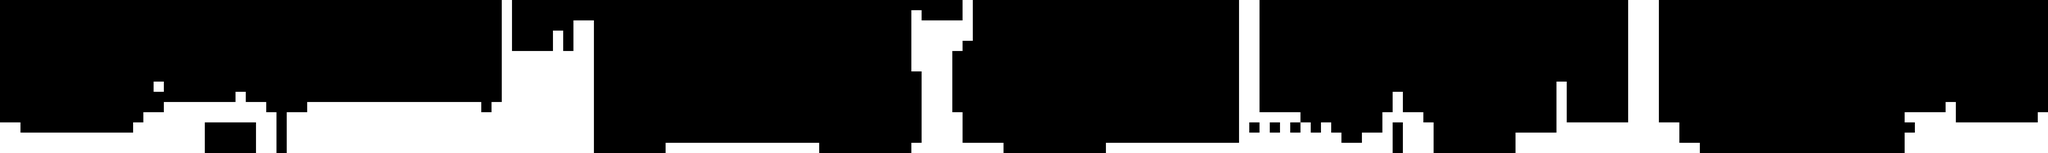

Tiled map render using the project's own tile images. Description and the whole map definition, tile-layer contents included, below:
An orthogonal 200x15 tile map with 32x32 px tiles, 1 tile layer (タイル・レイヤー1).

<map version="1.0" orientation="orthogonal" width="200" height="15" tilewidth="32" tileheight="32">
 <tileset firstgid="1" name="mapchip" tilewidth="32" tileheight="32">
  <image source="mapchip.bmp" width="64" height="32" />
 </tileset>
 <layer name="タイル・レイヤー1" width="200" height="15">
  <data encoding="csv">
0,0,0,0,0,0,0,0,0,0,0,0,0,0,0,0,0,0,0,0,0,0,0,0,0,0,0,0,0,0,0,0,0,0,0,0,0,0,0,0,0,0,0,0,0,0,0,0,0,1,0,0,0,0,0,0,0,0,0,0,0,0,0,0,0,0,0,0,2,2,2,2,2,0,0,0,0,0,0,0,0,0,0,0,0,0,0,0,0,0,0,0,0,0,1,0,0,0,0,0,0,0,0,0,0,0,0,0,0,0,0,0,0,0,0,0,0,0,0,0,0,1,1,0,0,0,0,0,0,0,0,0,0,0,0,0,0,0,0,0,0,2,2,2,2,2,0,0,0,0,0,0,0,0,0,0,0,0,0,1,1,1,0,0,0,0,0,0,0,0,0,0,0,0,0,0,0,0,0,0,0,0,0,0,0,0,0,0,0,0,0,0,0,0,0,0,0,0,0,0,
0,0,0,0,0,0,0,0,0,0,0,0,0,0,0,0,0,0,0,0,0,0,0,0,0,0,0,0,0,0,0,0,0,0,0,0,0,0,0,0,0,0,0,0,0,0,0,0,0,1,0,0,0,0,0,0,0,0,0,0,0,0,0,0,0,0,0,0,2,2,2,2,2,0,2,0,0,0,0,0,0,0,0,0,0,0,0,0,0,1,0,0,0,0,1,0,0,0,0,0,0,0,0,0,0,0,0,0,0,0,0,0,0,0,0,0,0,0,0,0,0,1,1,0,0,0,0,0,0,0,0,0,0,0,0,0,0,0,0,0,0,2,2,2,2,2,0,0,0,0,0,0,0,0,0,0,0,0,0,1,1,1,0,0,0,0,0,0,0,0,0,0,0,0,0,0,0,0,0,0,0,0,0,0,0,0,0,0,0,0,0,0,0,0,0,0,0,0,0,0,
0,0,0,0,0,0,0,0,0,0,0,0,0,0,0,0,0,0,0,0,0,0,0,0,0,0,0,0,0,0,0,0,0,0,0,0,0,0,0,0,0,0,0,0,0,0,0,0,0,1,0,0,0,0,0,0,1,1,0,0,0,0,0,0,0,0,0,0,2,2,2,2,2,2,2,0,0,0,0,0,0,0,0,0,0,0,0,0,0,1,1,1,1,1,1,0,0,0,0,0,0,0,0,0,0,0,0,0,0,0,0,0,0,0,0,0,0,0,0,0,0,1,1,0,0,0,0,0,0,0,0,0,0,0,0,0,0,0,0,0,0,2,2,2,2,0,0,0,0,0,0,0,0,0,0,0,0,0,0,1,1,1,0,0,0,0,0,0,0,0,0,0,0,0,0,0,0,0,0,0,0,0,0,0,0,0,0,0,0,0,0,0,0,0,0,0,0,0,0,0,
0,0,0,0,0,0,0,0,0,0,0,0,0,0,0,0,0,0,0,0,0,0,0,0,0,0,0,0,0,0,0,0,0,0,0,0,0,0,0,0,0,0,0,0,0,0,0,0,0,1,0,0,0,0,1,0,1,1,0,0,0,0,0,0,0,0,0,0,0,2,2,2,2,2,2,0,0,0,0,0,0,0,0,0,0,0,0,0,0,1,1,1,1,1,1,0,0,0,0,0,0,0,0,0,0,0,0,0,0,0,0,0,0,0,0,0,0,0,0,0,0,1,1,0,0,0,0,0,0,0,0,0,0,0,0,0,0,0,0,0,0,2,2,2,2,0,0,0,0,0,0,0,0,0,0,0,0,0,0,1,1,1,0,0,0,0,0,0,0,0,0,0,0,0,0,0,0,0,0,0,0,0,0,0,0,0,0,0,0,0,0,0,0,0,0,0,0,0,0,0,
0,0,0,0,0,0,0,0,0,0,0,0,0,0,0,0,0,0,0,0,0,0,0,0,0,0,0,0,0,0,0,0,0,0,0,0,0,0,0,0,0,0,0,0,0,0,0,0,0,1,0,0,0,0,1,0,1,1,0,2,0,0,0,0,0,0,0,0,0,2,2,2,2,2,2,0,0,0,0,0,0,0,0,0,0,0,0,0,0,1,1,1,1,1,0,0,0,0,0,0,0,0,0,0,0,0,0,0,0,0,0,0,0,0,0,0,0,0,0,0,0,1,1,0,0,0,0,0,0,0,0,0,0,0,0,0,0,0,0,0,0,0,2,2,2,0,0,0,0,0,0,0,0,0,0,0,0,0,0,1,1,1,0,0,0,0,0,0,0,0,2,0,0,0,0,0,0,0,0,0,0,0,0,0,0,0,0,0,0,0,0,0,0,0,0,0,0,0,0,0,
0,0,0,0,0,0,0,0,0,0,0,0,0,0,0,0,0,0,0,0,0,0,0,0,0,0,0,0,0,0,0,0,0,0,0,0,0,0,0,0,0,0,0,0,0,0,0,0,0,1,1,1,1,1,1,1,1,1,2,2,0,0,0,0,0,0,0,0,0,2,2,2,2,2,0,0,0,0,0,0,0,0,0,0,0,0,0,0,0,1,1,1,1,0,0,0,0,0,0,0,0,0,0,0,0,0,0,0,0,0,0,0,0,0,0,0,0,0,0,0,0,1,1,0,0,2,2,2,2,0,0,0,0,0,0,0,0,0,0,0,0,0,2,2,2,0,0,0,0,0,0,0,0,0,0,0,0,0,0,1,1,1,0,0,0,0,0,0,0,0,2,0,0,0,0,0,0,0,0,0,0,0,0,0,0,0,0,0,0,0,0,0,0,0,0,0,0,0,0,0,
0,0,0,0,0,0,0,0,0,0,0,0,0,0,0,0,0,0,0,0,0,0,0,0,0,0,0,0,0,0,0,0,0,0,0,0,0,0,0,0,0,0,0,0,0,0,0,0,0,1,1,1,1,1,1,1,1,1,2,2,2,2,0,0,0,0,0,0,0,2,2,2,2,2,0,0,0,0,0,0,0,0,0,0,0,0,0,0,0,1,1,1,1,0,0,0,0,0,0,0,0,0,0,0,0,0,0,0,0,0,0,0,0,0,0,0,0,0,0,0,0,1,1,0,0,2,2,2,2,0,0,0,0,0,0,0,0,0,0,0,0,0,2,2,2,0,0,0,0,0,0,0,0,0,0,0,0,0,0,1,1,1,0,0,0,0,0,0,0,2,2,0,0,0,0,0,0,0,0,0,0,0,0,0,0,0,0,0,0,0,0,0,0,0,0,0,0,0,0,0,
0,0,0,0,0,0,0,0,0,0,0,0,0,0,0,0,0,0,0,0,0,0,0,0,0,0,0,0,0,0,0,0,0,0,0,0,0,0,0,0,0,0,0,0,0,0,0,0,0,1,1,1,1,1,1,1,1,1,2,2,2,2,0,0,0,0,0,0,0,2,2,2,2,0,0,0,0,0,0,0,0,0,0,0,0,0,0,0,0,0,1,1,1,0,0,0,0,0,0,0,0,0,0,0,0,0,0,0,0,0,0,0,0,0,0,0,0,0,0,0,0,1,1,0,0,2,2,2,2,0,0,0,0,0,0,0,0,0,0,0,0,0,2,2,2,0,0,0,0,0,0,0,0,0,0,0,0,0,0,1,1,1,0,0,0,0,0,0,0,2,2,0,0,0,0,0,0,0,2,0,0,0,0,0,0,0,0,0,0,0,0,0,0,0,0,0,0,0,0,0,
0,0,0,0,0,0,0,0,0,0,0,0,0,0,0,1,0,0,0,0,0,0,2,2,2,0,0,2,0,0,2,0,0,0,0,0,0,0,0,0,0,0,0,0,0,0,0,0,0,1,1,1,1,1,1,1,1,1,2,2,2,2,0,0,0,0,0,0,0,2,2,2,0,0,0,0,0,0,0,0,0,0,0,0,0,0,0,0,0,0,1,1,1,0,0,0,0,0,0,0,0,0,0,0,0,0,0,0,0,0,0,0,0,0,0,0,0,0,0,0,0,1,1,0,0,2,2,2,2,0,0,0,0,0,0,0,0,0,0,0,0,0,0,2,2,0,0,0,0,0,0,0,1,0,0,0,0,0,0,1,1,1,0,0,0,0,0,0,0,2,2,0,0,0,0,0,0,0,2,0,0,0,0,0,0,0,0,0,0,0,0,0,0,0,0,0,0,0,0,0,
0,0,0,0,0,0,0,0,0,0,0,0,0,0,0,2,2,2,2,2,2,2,2,1,2,2,2,2,0,2,2,2,2,2,2,2,2,2,2,2,2,2,2,2,2,2,2,2,0,1,1,1,1,1,1,1,1,1,2,2,2,2,2,2,0,0,0,0,0,0,2,0,0,0,0,0,0,0,0,0,0,0,0,0,0,0,0,0,0,0,1,1,1,0,0,0,0,0,0,0,0,0,0,0,0,0,0,0,0,0,0,0,0,0,0,0,0,0,0,0,0,1,1,0,0,2,2,2,2,0,0,0,0,0,0,0,1,0,0,0,0,0,0,0,0,0,0,0,0,0,0,0,1,0,0,0,0,0,0,1,1,1,0,0,0,0,0,0,0,2,2,0,0,0,0,0,0,0,2,2,0,0,0,0,0,0,0,0,0,0,0,0,0,0,0,0,0,0,0,0,
0,0,0,0,0,0,0,0,0,0,0,2,2,2,2,2,1,1,1,1,1,1,1,1,1,1,2,2,2,2,1,1,1,1,1,1,1,1,1,1,1,1,1,1,1,1,1,2,1,1,1,1,1,1,1,1,1,1,2,2,2,2,2,2,0,0,0,0,0,0,0,0,0,0,0,0,0,0,0,0,0,0,0,0,0,0,0,0,0,0,1,1,1,0,0,0,0,0,0,0,0,0,0,0,0,0,0,0,0,0,0,0,0,0,0,0,0,0,0,0,0,1,1,0,0,0,0,0,0,0,0,0,0,0,0,0,1,0,0,0,0,0,0,0,0,0,0,0,0,0,0,0,1,0,0,0,0,0,0,1,1,1,0,0,0,0,0,0,2,2,2,0,0,0,0,0,0,0,2,2,2,0,0,0,0,0,0,0,0,0,1,0,0,0,0,0,0,0,0,0,
0,0,0,0,0,0,0,0,0,0,0,0,0,0,1,1,1,1,1,1,1,1,1,1,1,1,1,2,1,1,1,1,1,1,1,1,1,1,1,1,1,1,1,1,1,1,1,1,1,1,1,1,1,1,1,1,1,1,2,2,2,2,2,2,0,0,0,0,0,0,0,0,0,0,0,0,0,0,0,0,0,0,0,0,0,0,0,0,0,0,1,1,1,1,0,0,0,0,0,0,0,0,0,0,0,0,0,0,0,0,0,0,0,0,0,0,0,0,0,0,0,1,1,1,1,1,1,0,0,0,0,0,0,0,0,1,1,1,1,0,0,0,0,0,0,0,0,0,0,0,0,0,1,0,0,0,0,0,0,1,1,1,0,0,0,0,0,0,0,0,2,0,0,0,0,0,0,0,2,2,2,2,0,0,0,0,1,1,1,1,1,0,0,0,0,0,0,0,0,1,
1,1,0,0,0,0,0,0,0,0,0,0,0,1,1,1,1,1,1,1,2,2,2,2,2,1,1,2,1,1,1,1,1,1,1,1,1,1,1,1,1,1,1,1,1,1,1,1,1,1,1,1,1,1,1,1,1,1,2,2,2,2,2,2,0,0,0,0,0,0,0,0,0,0,0,0,0,0,0,0,0,0,0,0,0,0,0,0,0,0,1,1,1,1,0,0,0,0,0,0,0,0,0,0,0,0,0,0,0,0,0,0,0,0,0,0,0,0,0,0,0,1,2,1,2,1,2,1,2,1,2,0,0,0,0,1,2,1,1,1,0,0,0,0,0,0,0,0,0,0,0,0,1,1,1,1,1,1,1,1,1,1,1,1,0,0,0,0,0,2,2,0,0,0,0,0,0,0,2,2,2,2,0,0,0,0,0,1,1,1,1,1,1,1,1,1,1,1,1,1,
1,1,1,1,1,1,1,1,1,1,1,1,1,1,1,1,1,1,1,1,2,2,2,2,2,1,1,2,1,1,1,1,1,1,1,1,1,1,1,1,1,1,1,1,1,1,1,1,1,1,1,1,1,1,1,1,1,1,2,2,2,2,2,2,2,0,0,0,0,0,0,0,0,0,0,0,0,0,0,0,0,0,0,0,0,0,0,0,0,0,1,1,1,1,0,0,0,0,0,0,0,0,0,0,0,0,0,0,0,0,0,0,0,0,0,0,0,0,0,0,0,1,1,1,1,1,1,1,1,1,1,0,0,1,1,1,2,1,1,1,0,0,0,0,0,0,0,0,1,1,1,1,1,1,1,1,1,1,1,1,1,1,1,1,0,0,0,0,0,2,2,0,0,0,0,0,0,0,2,2,2,2,2,2,0,0,1,1,1,1,1,1,1,1,1,1,1,1,1,1,
1,1,1,1,1,1,1,1,1,1,1,1,1,1,1,1,1,1,1,1,2,2,2,2,2,1,1,2,1,1,1,1,1,1,1,1,1,1,1,1,1,1,1,1,1,1,1,1,1,1,1,1,1,1,1,1,1,1,2,2,2,2,0,2,2,1,1,1,1,1,1,1,1,1,1,1,1,1,1,1,0,0,0,0,0,0,0,0,0,1,1,1,1,1,1,1,1,1,2,2,2,2,2,2,2,2,2,2,1,1,1,1,1,1,1,1,1,1,1,1,1,1,1,1,1,1,1,1,1,1,1,1,1,1,1,1,2,1,1,1,0,0,0,0,0,0,0,0,1,1,1,1,1,1,1,1,1,1,1,1,1,1,1,1,1,1,2,2,2,2,2,0,0,0,0,0,0,0,2,2,2,2,2,2,2,2,1,1,1,1,1,1,1,1,1,1,1,1,1,1
</data>
 </layer>
</map>
